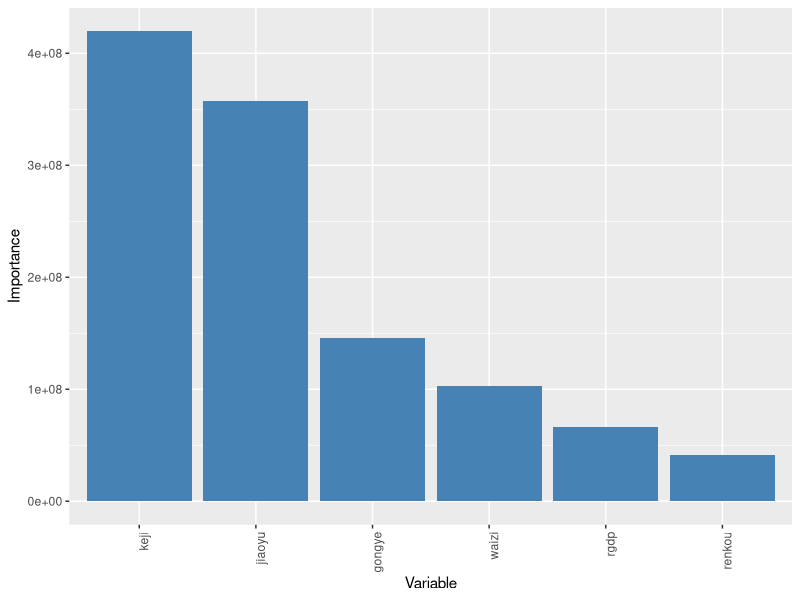

Write the R code that produced this figure.
## ---- chunk 1
library(ranger)
# 假设数据已加载到名为data的数据框中
data <- read.csv("mydata.csv", header = TRUE, sep = ",")
# 选择自变量和因变量
X <- data[, 4:ncol(data)]  # 选择除了前三列之外的所有列作为自变量
y <- data$zhuanli  # 选择专利列作为因变量
# 创建随机梯度树回归模型
rf_model <- ranger(y ~ ., data = cbind(y, X), num.trees = 5000, importance = "permutation")
# 获取各个自变量的重要性
importance_df <- data.frame(variable = colnames(X), importance = rf_model$variable.importance)
# 打印结果
print(importance_df)
## ---- chunk 2
library(ggplot2)
# draw the importance plot, x index is the colname
importance_df <- importance_df[order(importance_df$importance, decreasing = TRUE), ]
importance_df$variable <- factor(importance_df$variable, levels = importance_df$variable)
ggplot(importance_df, aes(x = variable, y = importance)) +
  geom_bar(stat = "identity", fill = "steelblue") +
  theme(axis.text.x = element_text(angle = 90, hjust = 1)) +
  labs(x = "Variable", y = "Importance")
